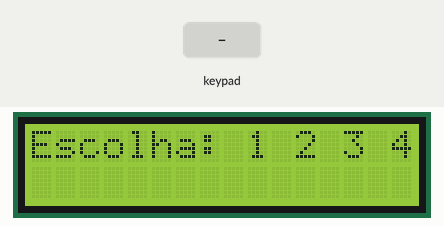
Recording of a sketch running on a simulated Arduino Uno, built with avr-gcc and run on an emulated ATmega328P. Shown: 16×2 character LCD. The inputs (shaded band) are chosen by the test bench. What the sketch prints to the serial monitor is not drawn.

Above: at 1.2 s.
1.3 s: key 'D' pressed
At 1.7 s:
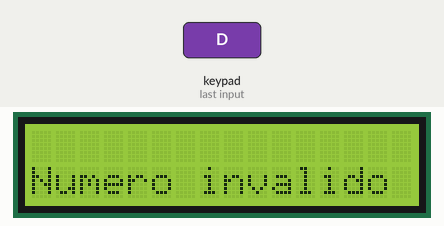
3.8 s: keypad keys 1 2 # pressed 0.4 s apart
At 5.6 s:
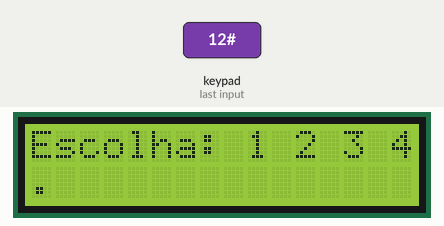
6.5 s: key '#' pressed
At 7.4 s:
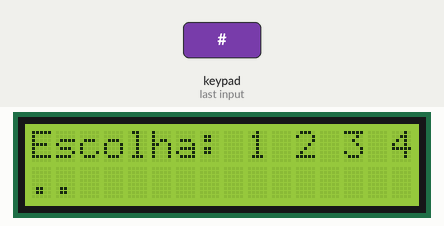
8.0 s: keypad keys 2 5 # pressed 0.4 s apart
10.7 s: key 'B' pressed
At 11.5 s:
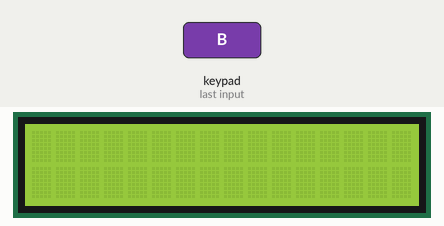
Timing chart, 0 to 13.2 s (numbered marks = the images above; inputs shaded):
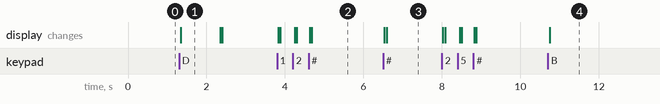

The sketch:

Display_MFC2_Gas.ino
```cpp
/***************************

***************************/

#include <Keypad.h>         // Biblioteca do codigo
#include <LiquidCrystal.h>  // Biblioteca do display

const byte LINHAS = 4;   // Linhas do teclado
const byte COLUNAS = 4;  // Colunas do teclado

//-----------------------------------------PINAGEM----------------------------------------//

LiquidCrystal lcd(12, 11, 5, 4, 3, 2);             // Pinos do lcd
byte PINOS_LINHAS[LINHAS] = { A0, A1, 7, 6 };      // Pinos de conexao com as linhas do teclado
byte PINOS_COLUNAS[COLUNAS] = { A2, A3, A4, A5 };  // Pinos de conexao com as colunas do teclado

const char TECLAS_MATRIZ[LINHAS][COLUNAS] = {  // Matriz de caracteres (mapeamento do teclado)
  { '1', '2', '3', 'A' },
  { '4', '5', '6', 'B' },
  { '7', '8', '9', 'C' },
  { '*', '0', '#', 'D' }
};

Keypad teclado_personalizado =
  Keypad(makeKeymap(TECLAS_MATRIZ), PINOS_LINHAS, PINOS_COLUNAS, LINHAS, COLUNAS);  // Inicia teclado

//----------------------------------------VARIÁVEIS---------------------------------------//

int event = 1;                                                                  // Indice para telas de interação, comecando na primeira
const int mainMenu = 1, selectMFC = 2, insertData = 3;                          // Telas de interação
const char comma = '#', backMarker = 'B', clearMarker = 'C', doneMarker = 'D';  // Teclas especiais

const byte buffSize = 20;     // Tamanho máximo de inserçao
char inputBuffer2[buffSize];  // Buffer para a entrada do display
byte messageIndex = 0;        // Indice para manipular array

char messageFromPC[buffSize] = { 0 };  // Variável para configuracao(?)
int intFromPC = 0;                     // MFC selecionada
float floatFromPC = 0.0;               // fraction of servo range to move(?)

void setup() {
  Serial.begin(9600);  // Inicia porta serial
  lcd.begin(16, 2);    // Inicializa lcd
}

void loop() {
  printToLcd();           // Impressão de instruções e valores inseridos
  getDataFromKeyboard();  // Pega informações do teclado
  delay(50);
}


void getDataFromKeyboard() {
  lcd.setCursor(0, 0);
  char leitura_teclas = teclado_personalizado.getKey();  // Atribui a variavel a leitura do teclado

  if (leitura_teclas != NO_KEY) {   // Caso tecla não nula
    if (messageIndex < buffSize) {  // Impede que a mensagem ultrapasse o limite
      switch (leitura_teclas) {
        case (comma):  // Tecla #, substituida por ponto
          inputBuffer2[messageIndex] = '.';
          messageIndex++;
          break;

        case (backMarker):  // Tecla B, volta para tela anterior
          for (int i = 0; i < buffSize; i++) {
            inputBuffer2[i] = '\0';  // Preenche o buffer com caracteres nulos
          }
          messageIndex = 0;
          event--;
          break;

        case (clearMarker):                                // Tecla C, apaga último caractere
          if (messageIndex != "\0" && messageIndex > 0) {  // Caso array não nulo
            messageIndex--;
            inputBuffer2[messageIndex] = '\0';
          }
          break;

        case (doneMarker):  // Tecla D, submete valor inserido
          Serial.println("Mensagem recebida:");
          Serial.println(inputBuffer2);

          messageIndex = 0;                // Zera indice do array
          int input = atoi(inputBuffer2);  // Converte entrada em string para double
          Serial.println("input");
          Serial.println(input);
          if (validData(input)) {  // Se dado inserido for válido
            parseData2();          // Envia dados
            if (event == 3) {      // Caso tenha terminado o processo
              event = 0;
              lcd.clear();
              lcd.print("Confirmado");
              delay(1000);
            }
            event++;  // Passa para próxima tela

          } else {  // Se dado invalido
            lcd.clear();
            lcd.setCursor(0, 1);
            lcd.print("Numero invalido");
            delay(1000);
          }
          lcd.clear();

          for (int i = 0; i < buffSize; i++) {  // Limpa buffer
            inputBuffer2[i] = '\0';             // Preenche o buffer com caracteres nulos
          }
          break;
        default:
          inputBuffer2[messageIndex++] = leitura_teclas;
      }
      lcd.clear();
    } else {
      // Caso contrário, mensagem cheia, não podemos adicionar mais caracteres
      Serial.println("Buffer cheio! Não é possível adicionar mais caracteres.");
    }
  }
}

void printToLcd() {
  lcd.setCursor(0, 1);
  lcd.print(inputBuffer2);
  lcd.setCursor(0, 0);
  switch (event) {  // Printa mensagem correspondente a tela
    case mainMenu:
      lcd.print("Escolha: 1 2 3 4");
      break;
    case selectMFC:
      lcd.println("1-MFC1 2-MFC2");
      break;
    case insertData:
      lcd.println("Digite um valor:");
      break;
  }
}

bool validData(int input) {  // Realiza validação dos dados para cada tela

  bool ret = false;

  switch (event) {
    case mainMenu:
      ret = (input == 1 || input == 2 || input == 3 || input == 4);
      break;
    case selectMFC:
      ret = (input == 1 || input == 2);
      break;
    case insertData:
      ret = true;
      break;
  }

  return ret;
}


void parseData2() {
  delay(50);
  if (event == 1) {
    strcpy(messageFromPC, inputBuffer2);
  } else if (event == 2) {
    intFromPC = atoi(inputBuffer2);
  } else if (event == 3) {
    floatFromPC = atof(inputBuffer2);
    Serial.println("Dados: ");
    Serial.print("A: ");
    Serial.println(messageFromPC);
    Serial.print("B: ");
    Serial.println(intFromPC);
    Serial.print("C: ");
    Serial.println(floatFromPC);
  }
}


// void clearBuffer(**inputBuffer) {
// }

// void receiveData(int e, char *inputBuffer, char p1, char p2, char p3, char p4) {


//   }
```

Measured:
- after the input at 1.3 s, the display: changes at once (image 1)
- after the input at 3.8 s, the display: first changes at once (image 2 shows a later state)
- after the input at 6.5 s, the display: first changes at once (image 3 shows a later state)
- after the input at 10.7 s, the display: changes after 0.05 s (image 4)
- what the display in image 1 shows lasts 1.0 s, from 1.3 s to 2.3 s
